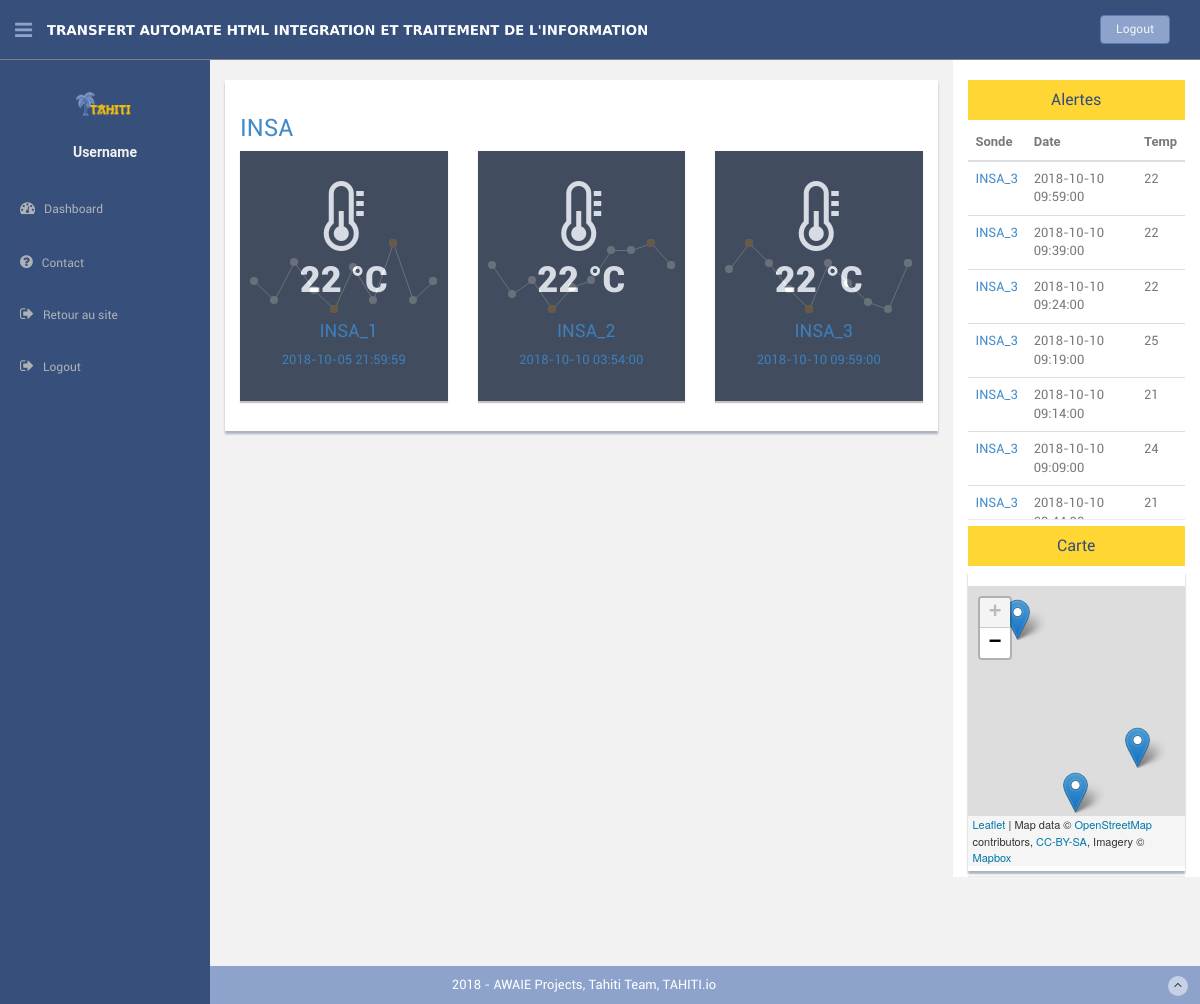
The page /vues/dashboard_admin.php on the database its author committed.
### tables this page shows
CREATE TABLE IF NOT EXISTS `entreprise` (
  `company_id` int(11) NOT NULL AUTO_INCREMENT,
  `Nom` text NOT NULL,
  `Tel` int(11) NOT NULL,
  `Adresse` text NOT NULL,
  `logo` text,
  PRIMARY KEY (`company_id`)
);

CREATE TABLE IF NOT EXISTS `produits` (
  `id_produit` int(11) NOT NULL AUTO_INCREMENT,
  `ref_produit` text NOT NULL,
  `GPS_lat` double NOT NULL,
  `GPS_long` double NOT NULL,
  `id_entreprise` int(11) NOT NULL,
  PRIMARY KEY (`id_produit`),
  KEY `id_entreprise` (`id_entreprise`)
);

CREATE TABLE IF NOT EXISTS `capteur` (
  `id` int(11) NOT NULL AUTO_INCREMENT,
  `sonde_id` int(11) NOT NULL,
  `date` timestamp NOT NULL,
  `temperature` int(11) NOT NULL,
  PRIMARY KEY (`id`),
  KEY `sonde_id` (`sonde_id`)
);

CREATE TABLE IF NOT EXISTS `alertes` (
  `alert_id` int(11) NOT NULL AUTO_INCREMENT,
  `time` timestamp NOT NULL,
  `temp` float NOT NULL,
  `sonde_id` int(11) NOT NULL,
  `is_display` tinyint(1) NOT NULL DEFAULT '1' COMMENT '0 : not displayed / 1 : displayed',
  PRIMARY KEY (`alert_id`),
  KEY `sonde_id` (`sonde_id`)
);

### controllers/sql.php (called while the page is built, shortened)
<?php
function get_temp($limit = INF, $id = 'default')
{
    require '../models/db_connection.php';
    $data = null;
    if ($id === 'default') {
        if($limit === INF){
            $sql_request = "SELECT * FROM capteur";
        }
        else {
            $sql_request = "SELECT * FROM capteur LIMIT " . $limit . "";
        }
    } else {
        if($limit === INF) {
            $sql_request = "SELECT * FROM capteur WHERE sonde_id = '" . $id . "'";
        }
        $sql_request = "SELECT * FROM capteur WHERE sonde_id = '" . $id . "' LIMIT " . $limit . "";
    }
    $result = mysqli_query($sqlconnect, $sql_request);
    while ($row = mysqli_fetch_assoc($result)) {
        $data[] = $row;
    }
    return $data;
}
function get_entreprise($id = 'default')
{
    require '../models/db_connection.php';
    $data = null;
    $sql_request = "SELECT * FROM entreprise";
    $result = mysqli_query($sqlconnect, $sql_request);
    while ($row = mysqli_fetch_assoc($result)) {
        $data[] = $row;
    }
    return $data;
}
function get_produits($id = 'default')
{
    require '../models/db_connection.php';
    $data = null;
    if ($id === 'default') {
        $sql_request = "SELECT * FROM produits";
    } else {
        $sql_request = "SELECT * FROM produits WHERE md5(id_produit) = '" . $id . "'";
    }
    $result = mysqli_query($sqlconnect, $sql_request);
    while ($row = mysqli_fetch_assoc($result)) {
        $data[] = $row;
    }
    return $data;
}
function get_entreprise_produits_temp($limit_temp = INF, $id_entreprise = 'default')
{
    $data_produit = get_produits();
    $data_entreprise = get_entreprise($id_entreprise);
    $data_temp = array_reverse(get_temp());
    $data = $data_entreprise;
    array_walk($data, function (&$item) use ($data_produit) {
        array_walk($data_produit, function ($elem) use (&$item) {
            if ($elem['id_entreprise'] == $item['company_id']) {
                $item['produit'][] = array_slice($elem, 0, 6);
            }
        });
    });
    array_walk($data, function (&$item) use ($data_temp, $limit_temp) {
        array_walk($item['produit'], function (&$val) use ($data_temp, $limit_temp) {
            $i = 0;
            array_walk($data_temp, function ($elem) use (&$val, $limit_temp, &$i) {
                if ($elem['sonde_id'] == $val['id_produit'] && $i < $limit_temp) {
                    unset($elem['sonde_id']);
                    $val['temp'][] = $elem;
                    $i++;
                }
            });
        });
    });
    return $data;
}
function get_entreprise_produits_alertes($limit_alerts = INF, $id_entreprise = 'default')
{
    require '../models/db_connection.php';
    $data = null;
    if ($id_entreprise === 'default') {
        if($limit_alerts === INF){
            $sql_request = "SELECT * FROM alertes JOIN produits, entreprise WHERE alertes.sonde_id=produits.id_produit AND produits.id_entreprise=entreprise.company_id AND alertes.is_display=1 ORDER BY time DESC ";
        }
        else {
             $sql_request = "SELECT * FROM alertes JOIN produits, entreprise WHERE alertes.sonde_id=produits.id_produit AND produits.id_entreprise=entreprise.company_id AND alertes.is_display=1 ORDER BY time DESC LIMIT ". $limit_alerts . "";
        }
    }
    $result = mysqli_query($sqlconnect, $sql_request);
    while ($row = mysqli_fetch_assoc($result)) {
        $data[] = array("id" =>$row ['alert_id'], "sonde_id" => $row['sonde_id'], 'date' => $row['time'], 'name' => $row['ref_produit'], 'temp' => $row['temp']);
    }
    return $data;
}

### controllers/dashboard_admin.php (called while the page is built, shortened)
<?php
require ('../controllers/sql.php');
$data = get_entreprise_produits_temp(10);
$data_alerts = get_entreprise_produits_alertes();

### vues/dashboard_admin.php (the view, shortened to what this page needs)
<?php require '../controllers/dashboard_admin.php';?>
<div class="row">
    <div class="col-lg-9 main-chart">
        <?php
            for ($j = 0; $j < count($data); $j++) {
        ?>
        <div class='content-panel' style='overflow: auto; margin-bottom:15px;'>
        <?php
                echo "<h3 style='margin-left:15px;'><a href='dashboard.php?id_company=".password_hash($data[$j]['company_id'], PASSWORD_BCRYPT)."'>" . $data[$j]['Nom'] . "</a></h3>";
                for ($i = 0; $i < count($data[$j]['produit']); $i++) {
                    $produit = $data[$j]['produit'][$i];
                ?>
        <div class="col-lg-4 col-md-4 col-sm-4 mb" style="position: relative;">
            <a href="capteurs_temp.php?sonde=<?php echo md5($produit['id_produit']); ?>">
                <div class="weather-4 pn centered">
                    <i class="fa fa-thermometer-half"></i>
                    <?php if (isset($produit['temp'][0]['temperature'])) {echo "<h1>" . $produit['temp'][0]['temperature'] . " °C</h1>";}?>
                        <div class="row">
                            <?php echo "<h4 class='centered'>" . $produit['ref_produit'] . "</h3>"; ?><?php if (isset($produit['temp'][0]['date'])) {echo "<p class='centered'>" . $produit['temp'][0]['date'] . "</p>";}?>
                        </div>
                </div>
                <div class="darkblue-panel pn centered" style="position: absolute; top:0px; left:15px; right:15px; height: 100%; opacity: 0.2;">
                    <div class="chart mt" style="position: absolute; left:0px; top: 25%;">
                        <div id="<?php echo $produit['ref_produit'] . 'graph'; ?>" class="sparkline" data-type="line" data-resize="true" data-height="75" data-width="90%" data-line-width="1" data-line-color="#fff" data-spot-color="#fff" data-fill-color="" data-highlight-line-color="#fff" data-spot-radius="4">
                        </div>
                    </div>
                </div>
            </a>
        </div>
        <?php
            }
            ?>
        </div>
    <?php
        }
    ?>
    </div>
        <div class="col-lg-3 ds">
            <h3>Alertes</h3>
                <div class="desc" style="height: 400px;overflow-y: scroll;">
                    <table class="table table-hover">
                        <thead>
                            <tr>
                                <th>Sonde</th>
                                <th>Date</th>
                                <th>Temp</th>
                            </tr>
                        </thead>
                        <tbody>
                            <?php
                                foreach ($data_alerts as $item) {
                                    echo "<tr>";
                                    echo "<td><a href='capteurs_temp.php?sonde=" . md5($item['name']) . "'>" . $item['name'] . "</a></td>";
                                    echo "<td>" . $item['date'] . "</td>";
                                    echo "<td>" . $item['temp'] . "</td>";
                                    echo "</tr>";
                                }
                            ?>
                        </tbody>
                    </table>
                </div>
            <h3>Carte</h3>
                <div class="desc">
                    <div class="content-panel" style="height:300px;">
                        <div id="mapid" style="width: 100%; height: 100%;">
                        </div>
                    </div>
                </div>
        </div>
</div>
<?php require 'template.php';?>

### rows shown on the page
entreprise: Nom "INSA"
produits: ref_produit "INSA_1"
capteur: date "2018-10-05 21:59:59"
produits: ref_produit "INSA_2"
capteur: date "2018-10-10 03:54:00"
produits: ref_produit "INSA_3"
capteur: date "2018-10-10 09:59:00"
alertes: sonde.ref_produit "INSA_3", time "2018-10-10 09:59:00", temp "22"
alertes: sonde.ref_produit "INSA_3", time "2018-10-10 09:39:00", temp "22"
alertes: sonde.ref_produit "INSA_3", time "2018-10-10 09:24:00", temp "22"
alertes: sonde.ref_produit "INSA_3", time "2018-10-10 09:19:00", temp "25"
alertes: sonde.ref_produit "INSA_3", time "2018-10-10 09:14:00", temp "21"
alertes: sonde.ref_produit "INSA_3", time "2018-10-10 09:09:00", temp "24"
alertes: sonde.ref_produit "INSA_3", time "2018-10-10…", temp "21"

### other values the page prints
$name "Username"
